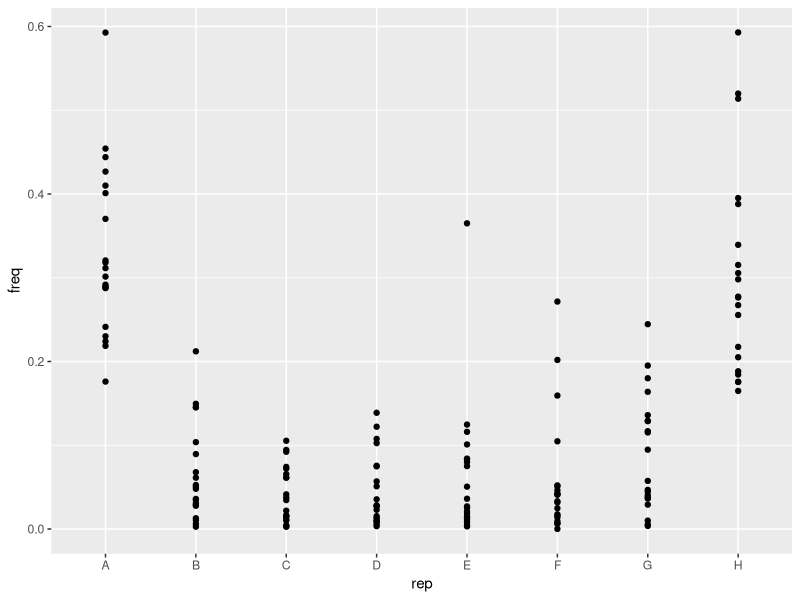
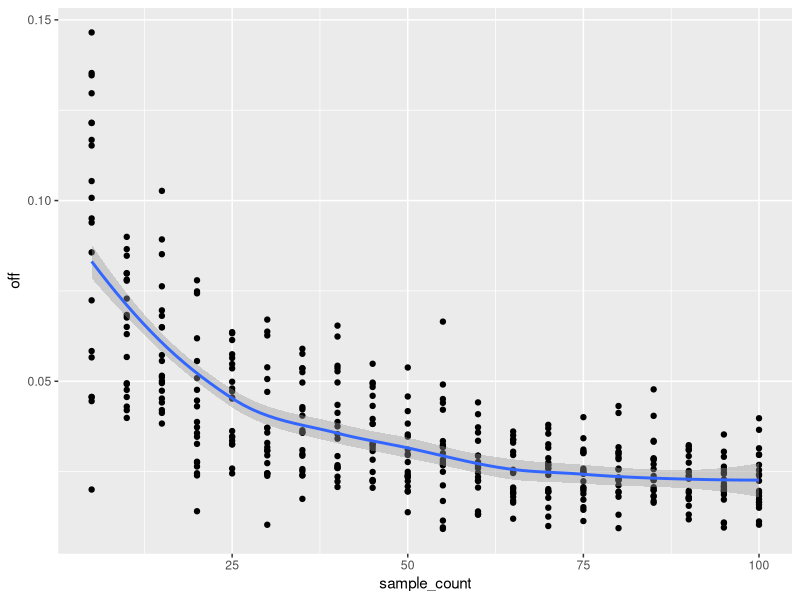

Recreate these plots in R, in order.
library(tidyverse)
library(gtools)

test.props <- as.data.frame(rdirichlet(20, c(5,1,1,1,1,1,1,5)))
colnames(test.props) <- c("A","B","C","D","E","F","G","H")

prop.gather <- gather(test.props, key = "rep", value = "freq")
ggplot(data = prop.gather, aes(x = rep, y = freq))+
  geom_point()

test.props <- test.props %>%
  mutate("rep" = c(1:20)) %>%
  group_split(rep)

test.props <- map(test.props, select, -rep)
test.props <- lapply(test.props, t)
test.props <- map(test.props, as.data.frame)
test.props <- map(test.props, rownames_to_column)
for(i in seq_along(test.props)){
  colnames(test.props[[i]]) <- c("ID","freq")
}

prop.sample <- function(prop, trials){
  prop.draw <- sample(prop$ID,trials,replace = T,prob = prop$freq)
  post.freq <- as.data.frame(table(prop.draw)/trials)
  colnames(post.freq) <- c("ID","post_freq")
  freq.tab <- left_join(prop, post.freq, by = "ID")
  freq.tab <- relocate(freq.tab, ID, .before = freq)
  freq.tab[is.na(freq.tab)] <- 0
  return(freq.tab)
}


re.samples <- list()
seq.vec <- seq(5,100,5)
for(i in seq_along(seq.vec)){
  re.samples[[i]] <- map2(test.props, seq.vec[[i]], prop.sample)
}

compare.trials <- function(re.samples){
  compare <- map(re.samples, function(x) abs(x$freq - x$post_freq))
  summarize <- unlist(map(compare, mean))
  return(summarize)
}

test <- map(re.samples, compare.trials)
a <- bind_cols(test)
colnames(a) <- seq(5,100,5)
a.gather <- gather(a, value = "off", key = "sample_count")
a.gather$sample_count <- as.numeric(a.gather$sample_count)

ggplot(a.gather, aes(x= sample_count, y= off))+
  geom_point()+
  geom_smooth()


